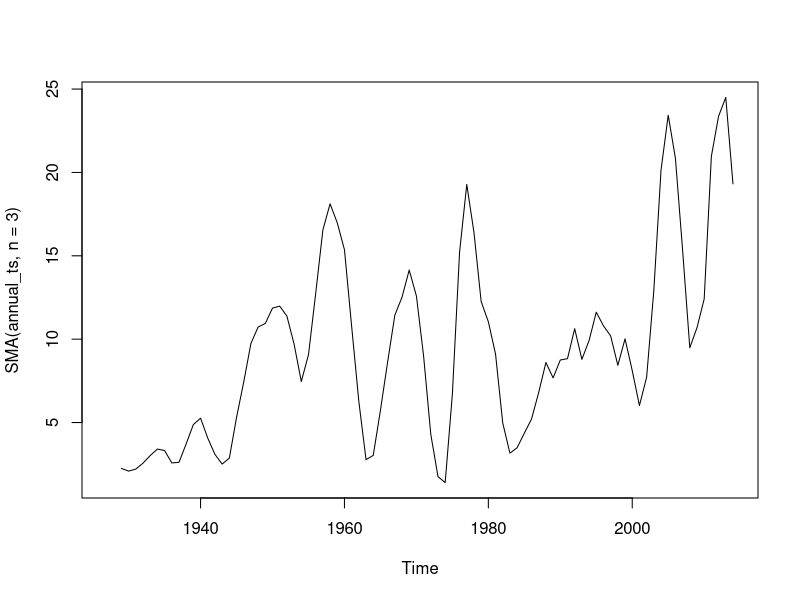
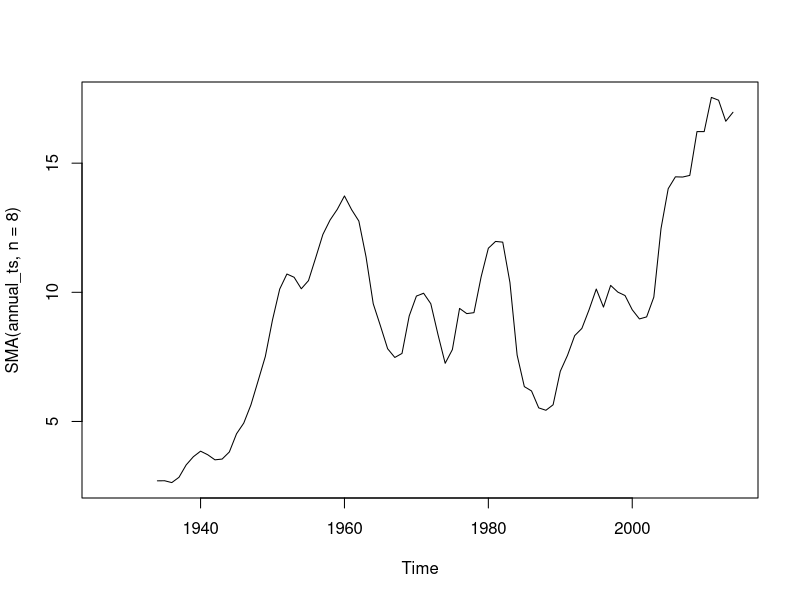

Here is the R script that generated these plots, in order: (Note: this script raises an error after producing the figures.)
# EXPLORE WITH TIMES SERIES
library(TTR)
all_annual <- read.csv('R_data/all_annual.csv', header = FALSE)
annual_landings <- all_annual[2]
annual_ts <- ts(annual_landings, start = 1927)
eureka_monthly <- read.csv('R_data/eureka_monthly.csv', header = FALSE)
monthly_ts <- ts(eureka_monthly, start = c(1928-01), frequency = 12)

ts.plot(SMA(annual_ts, n=3))
ts.plot(SMA(annual_ts, n=8))

# 2 or less periods: no decomposing!
# doens't seem to work well for me even with monthly:
ts_components <- decompose(monthly_ts)

# take sample of monthly:
sample_monthly = window(x = monthly_ts, start = 1945, end = 1969)
sample_annually = window(x = annual_ts, start = 1945, end = 1969)
# To use HoltWinters() for simple exponential smoothing, we need to set the parameters beta=FALSE and gamma=FALSE in the HoltWinters() function 

HWforecaster <- HoltWinters(sample_annually, beta = FALSE, gamma = FALSE)
HWforecasts <- forecast.HoltWinters(HWforecaster, h=1)
plot(HWforecasts$residuals)
# check the ACF and ljung box test to see if there are non-zero correlations
acf(HWforecasts$residuals, lag.max=20)
Box.test(HWforecasts$residuals, lag=18, type="Ljung-Box")

plotForecastErrors <- function(forecasterrors)
{
        # make a histogram of the forecast errors:
        mybinsize <- IQR(forecasterrors)/4
        mysd   <- sd(forecasterrors)
        mymin  <- min(forecasterrors) - mysd*5
        mymax  <- max(forecasterrors) + mysd*3
        # generate normally distributed data with mean 0 and standard deviation mysd
        mynorm <- rnorm(10000, mean=0, sd=mysd)
        mymin2 <- min(mynorm)
        mymax2 <- max(mynorm)
        if (mymin2 < mymin) { mymin <- mymin2 }
        if (mymax2 > mymax) { mymax <- mymax2 }
        # make a red histogram of the forecast errors, with the normally distributed data overlaid:
        mybins <- seq(mymin, mymax, mybinsize)
        hist(forecasterrors, col="red", freq=FALSE, breaks=mybins)
        # freq=FALSE ensures the area under the histogram = 1
        # generate normally distributed data with mean 0 and standard deviation mysd
        myhist <- hist(mynorm, plot=FALSE, breaks=mybins)
        # plot the normal curve as a blue line on top of the histogram of forecast errors:
        points(myhist$mids, myhist$density, type="l", col="blue", lwd=2)
}

plotForecastErrors(HWforecasts$residuals)

# now accept a beta parameter:
HWexpforecaster <- HoltWinters(sample_annually, gamma = FALSE)
HWexpforecaster
HWexpforecasts <- forecast.HoltWinters(HWexpforecaster, h=1)
plot(HWexpforecasts$residuals)
# check the ACF and ljung box test to see if there are non-zero correlations
acf(HWexpforecasts$residuals, lag.max=20)
Box.test(HWforecasts$residuals, lag=18, type="Ljung-Box")
